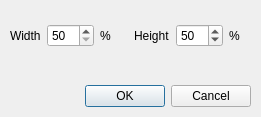
<?xml version="1.0" encoding="UTF-8"?>
<ui version="4.0">
 <class>DialogScale</class>
 <widget class="QDialog" name="DialogScale">
  <property name="geometry">
   <rect>
    <x>0</x>
    <y>0</y>
    <width>261</width>
    <height>117</height>
   </rect>
  </property>
  <property name="windowTitle">
   <string>Image Scale</string>
  </property>
  <widget class="QDialogButtonBox" name="buttonBox">
   <property name="geometry">
    <rect>
     <x>-10</x>
     <y>80</y>
     <width>261</width>
     <height>32</height>
    </rect>
   </property>
   <property name="orientation">
    <enum>Qt::Horizontal</enum>
   </property>
   <property name="standardButtons">
    <set>QDialogButtonBox::Cancel|QDialogButtonBox::Ok</set>
   </property>
  </widget>
  <widget class="QWidget" name="verticalLayoutWidget">
   <property name="geometry">
    <rect>
     <x>10</x>
     <y>10</y>
     <width>247</width>
     <height>51</height>
    </rect>
   </property>
   <layout class="QVBoxLayout" name="verticalLayout">
    <item>
     <layout class="QHBoxLayout" name="horizontalLayout">
      <item>
       <widget class="QLabel" name="label">
        <property name="text">
         <string>Width</string>
        </property>
       </widget>
      </item>
      <item>
       <widget class="QSpinBox" name="spinBox">
        <property name="minimum">
         <number>50</number>
        </property>
        <property name="maximum">
         <number>150</number>
        </property>
       </widget>
      </item>
      <item>
       <widget class="QLabel" name="label_3">
        <property name="text">
         <string>%</string>
        </property>
       </widget>
      </item>
      <item>
       <widget class="QLabel" name="label_2">
        <property name="text">
         <string>Height</string>
        </property>
       </widget>
      </item>
      <item>
       <widget class="QSpinBox" name="spinBox_2">
        <property name="minimum">
         <number>5</number>
        </property>
        <property name="maximum">
         <number>150</number>
        </property>
        <property name="value">
         <number>50</number>
        </property>
       </widget>
      </item>
      <item>
       <widget class="QLabel" name="label_4">
        <property name="text">
         <string>%</string>
        </property>
       </widget>
      </item>
     </layout>
    </item>
   </layout>
  </widget>
 </widget>
 <resources/>
 <connections>
  <connection>
   <sender>buttonBox</sender>
   <signal>accepted()</signal>
   <receiver>DialogScale</receiver>
   <slot>accept()</slot>
   <hints>
    <hint type="sourcelabel">
     <x>248</x>
     <y>254</y>
    </hint>
    <hint type="destinationlabel">
     <x>157</x>
     <y>274</y>
    </hint>
   </hints>
  </connection>
  <connection>
   <sender>buttonBox</sender>
   <signal>rejected()</signal>
   <receiver>DialogScale</receiver>
   <slot>reject()</slot>
   <hints>
    <hint type="sourcelabel">
     <x>316</x>
     <y>260</y>
    </hint>
    <hint type="destinationlabel">
     <x>286</x>
     <y>274</y>
    </hint>
   </hints>
  </connection>
 </connections>
</ui>
